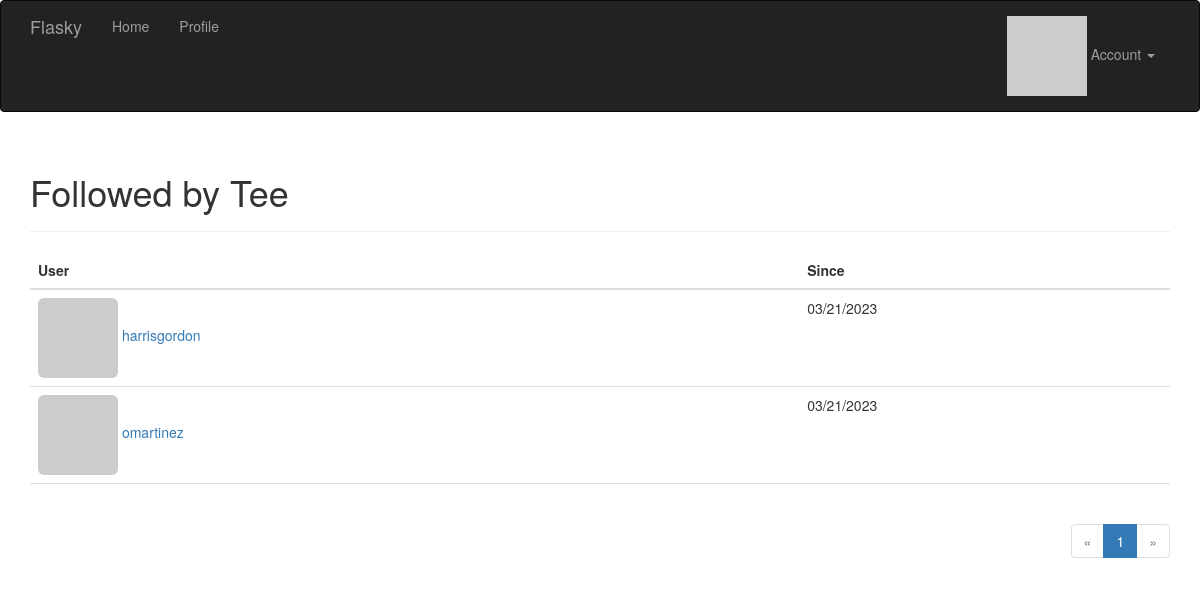
Screenshot of /followed-by/Tee (signed in) with the database file from the repository.
### app/models.py (models this page shows, shortened)
class User(UserMixin, db.Model):
    __tablename__ = 'users'
    id = db.Column(db.Integer, primary_key=True)
    email = db.Column(db.String(64), unique=True, index=True)
    username = db.Column(db.String(64), unique=True, index=True)
    role_id = db.Column(db.Integer, db.ForeignKey('roles.id'))
    posts = db.relationship('Post', backref='author', lazy='dynamic')
    password_hash = db.Column(db.String(128))
    confirmed = db.Column(db.Boolean, default=False)
    name = db.Column(db.String(64))
    location = db.Column(db.String(64))
    about_me = db.Column(db.Text())
    member_since = db.Column(db.DateTime(), default=datetime.utcnow)
    last_seen = db.Column(db.DateTime(), default=datetime.utcnow)
    avatar_hash = db.Column(db.String(32))
    followed = db.relationship('Follow', foreign_keys=[Follow.follower_id],
                                backref=db.backref('follower', lazy='joined'), lazy='dynamic',
                                cascade='all, delete-orphan')
    followers = db.relationship('Follow', foreign_keys=[Follow.followed_id],
                                backref=db.backref('followed', lazy='joined'), lazy='dynamic',
                                cascade='all, delete-orphan')
    @property
    def password(self):
        raise AttributeError('password is not a readable attribute')
    @login_manager.user_loader
    def load_user(user_id):
        return User.query.get(int(user_id))
    def gravatar(self, size=100, default='identicon', rating='g'):
        if request.is_secure:
            url = 'https://secure.gravatar.com/avatar'
        else:
            url = 'http://www.gravatar.com/avatar'
        hash = hashlib.md5(self.email.lower().encode('utf-8')).hexdigest()
        return '{url}/{hash}?s={size}&d={default}&r={rating}'.format(
                        url=url, hash=hash, size=size, default=default, rating=rating)
    def ping(self):
        self.last_seen = datetime.utcnow()
        db.session.add(self)
        db.session.commit()

class Follow(db.Model):
    __tablename__ = 'follows'
    follower_id = db.Column(db.Integer, db.ForeignKey('users.id'),primary_key=True)
    followed_id = db.Column(db.Integer, db.ForeignKey('users.id'),primary_key=True)
    timestamp = db.Column(db.DateTime, default=datetime.utcnow)

### app/main/views.py (the view)
@main.route('/followed-by/<username>')
def followed_by(username):
    user = User.query.filter_by(username=username).first()
    if user is None:
        flash('Invalid user.')
        return redirect(url_for('.index'))
    page = request.args.get('page', 1, type=int)
    per_page= int(current_app.config['FLASK_POST_PER_PAGE'])
    pagination = user.followed.paginate(page=page, per_page=per_page, error_out=False)
    follows = [{'user': item.followed, 'timestamp': item.timestamp}
                for item in pagination.items]
    return render_template('followers.html', user=user, title="Followed by",
                            endpoint='.followed_by', pagination=pagination, follows=follows)

### app/auth/views.py (called while the page is built)
@auth.before_app_request
def before_request():
    if current_user.is_authenticated:
        current_user.ping()
        if not current_user.confirmed \
                and request.endpoint \
                and request.blueprint != 'auth' \
                and request.endpoint != 'static':
            return redirect(url_for('auth.unconfirmed'))

### app/main/__init__.py (called while the page is built)
@main.app_context_processor
def inject_permission():
    return dict(Permission=Permission)

### app/templates/followers.html (shortened to what this page needs)
{% extends "base.html" %}
{% import "_macros.html" as macros %}
{% block page_content %}
<div class="page-header">
    <h1>{{ title }} {{ user.username }}</h1>
</div>
<table class="table table-hover followers">
    <thead>
        <tr>
            <th>User</th>
            <th>Since</th>
        </tr>
    </thead>
    {% for follow in follows %}
    {% if follow.user != user %}
    <tr>
        <td>
            <a href="{{ url_for('.user', username = follow.user.username)  }}">
                <img class="img-rounded" src="{{ follow.user.gravatar(size=32) }}">
                {{ follow.user.username }}
            </a>
        </td>
        <td>{{ moment(follow.timestamp).format('L') }}</td>
    </tr>
    {% endif %}
    {% endfor %}
</table>
<div class="pagination">
    {{ macros.pagination_widget(pagination, endpoint, username = user.username) }}
</div>
{% endblock %}

### app/static/styles.css (style rules this page uses)
div.pagination { width: 100%; text-align: right; padding: 0px; margin: 0px; }
.table.followers tr { border-bottom: 1px solid #e0e0e0; }

### rows the page displays
User: username "Tee"
User: user.username "harrisgordon"
Follow: timestamp "03/21/2023"
User: user.username "omartinez"
Follow: timestamp "03/21/2023"

### other values shown
{{ title }} "Followed by"
{{ p }} "1"
